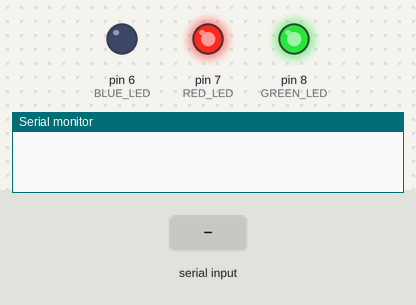
This sketch was run on a simulated Arduino Uno, built with avr-gcc and run on an emulated ATmega328P. Shown: output pins drawn as LEDs (lit = HIGH), the last lines printed to the serial monitor. Dashed ring = blinking. The inputs (shaded band) are chosen by the test bench.

Above: at 1.6 s.
1.7 s: "dump\n" received over the second serial link
At 1.87 s:
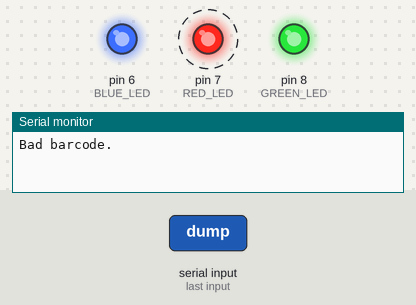
6.2 s: "clear\n" received over the second serial link
At 8.8 s:
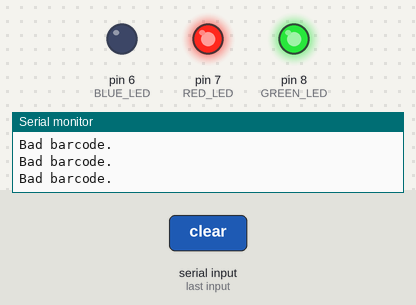
Timing chart, 0 to 10.3 s (numbered marks = the images above; inputs shaded):
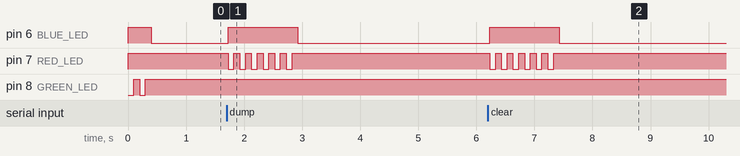

Measured:
- after the input at 1.7 s, pin 6 (BLUE_LED): LOW → HIGH at once, → LOW 1.2 s later; pin 7 (RED_LED): alternates HIGH for 0.10 s and LOW for 0.10 s, 12 changes in all, then stays HIGH, starting at once
- after the input at 6.2 s, pin 6 (BLUE_LED): LOW → HIGH at once, → LOW 1.2 s later; pin 7 (RED_LED): alternates HIGH for 0.10 s and LOW for 0.10 s, 12 changes in all, then stays HIGH, starting at once

The sketch:

firmware.ino
```cpp
/*
  Firmware (firmware.ino) for a card reader used to keep track of attendance at
  events.

  To be used in conjunction with main.exe in software through serial
  communication.

  Written by Ned Worboys (z5417857) on 26/1/2023
*/

#include <EEPROM.h>
#include <SoftwareSerial.h>

// PIN DEFINITIONS
#define GREEN_LED     8
#define RED_LED       7
#define BLUE_LED      6
#define TX            4   // Connect to scanner RX
#define RX            3   // Connect to scanner TX

SoftwareSerial b_scan(RX, TX);
String input_string = "";
bool command_input = false;
String barcode = "";


void setup(void) {
  Serial.begin(9600);
  b_scan.begin(9600);

  pinMode(GREEN_LED, OUTPUT);
  pinMode(RED_LED, OUTPUT);
  pinMode(BLUE_LED, OUTPUT);
  digitalWrite(GREEN_LED, HIGH);  // Active low
  digitalWrite(RED_LED, HIGH);
  digitalWrite(BLUE_LED, LOW);

  flash(GREEN_LED, 100, 2);   // Flash green twice signalling finish setup
}


void loop(void) {
  if (b_scan.available()) {
    softwareSerialEvent();
    record_card();
  }

  if (command_input) {
    if (input_string == "dump") {
      dump_eeprom();
    } else if (input_string == "clear") {
      clear_eeprom();
    }

    command_input = false;
    input_string = "";
  }
}


void softwareSerialEvent() {
  barcode = "";
  while (b_scan.available()) {
    char inChar = (char)b_scan.read();
    barcode += inChar;
    delay(5);
  }
}


void serialEvent() {  // Called at the end of every main loop if data is available on serial.
  while (Serial.available()) {
    char inChar = (char)Serial.read();
    if (inChar == '\n') {
      command_input = true;
      return;
    }
    input_string += inChar;
  }
}


void record_card(void) {

  unsigned long zid = get_zid();
  if (zid == 0) {         // Flash 3 times red for a bad scan.
    Serial.println("Bad barcode.");
    flash(RED_LED, 100, 3);
    return;
  }

  // Check if zid already in eeprom
  unsigned long r_zid;
  for (int eeAdr = 0; eeAdr < EEPROM.length(); eeAdr += sizeof(unsigned long)) {
    EEPROM.get(eeAdr, r_zid);
    if (r_zid == zid) {
      // Duplicate scan (long green (don't need to differentiate between dupe scan))
      Serial.print(zid);
      Serial.println(" has already scanned in.");
      flash(GREEN_LED, 500, 1);
      return;
    } else if (r_zid == 0) {
      // Good scan (long green), add to eeprom
      Serial.print(zid);
      Serial.println(" welcome to coffee night.");
      flash(GREEN_LED, 500, 1);
      EEPROM.put(eeAdr, zid);
      return;
    }
  }
  // Ran out of memory.
  flash(RED_LED, 300, 10);
}


unsigned long get_zid() {
  if (barcode.length() < 9) {
    Serial.println("Bad barcode.");
    flash(RED_LED, 100, 3);
    return 0;
  }
  return barcode.substring(2, 9).toInt();
}


void flash(int pin, int del, int times) {
  digitalWrite(BLUE_LED, HIGH);
  for (int i = 0; i < times; i++) {
    digitalWrite(pin, LOW);
    delay(del);
    digitalWrite(pin, HIGH);
    delay(del);
  }
  digitalWrite(BLUE_LED, LOW);
}


void clear_eeprom(void) {
  unsigned long f = 0;
  for (int eeAdr = 0; eeAdr < EEPROM.length(); eeAdr += sizeof(unsigned long)) {
    EEPROM.put(eeAdr, f);
  }
  Serial.println("Memory Cleared.");
}

void dump_eeprom(void) {
  Serial.println("EEPROM contents:");
  unsigned long f;
  for (int eeAdr = 0; eeAdr < EEPROM.length(); eeAdr += sizeof(unsigned long)) {
    EEPROM.get(eeAdr, f);
    Serial.print(f);
    Serial.print(" ");
  }
  Serial.println("End EEPROM");
}
```
